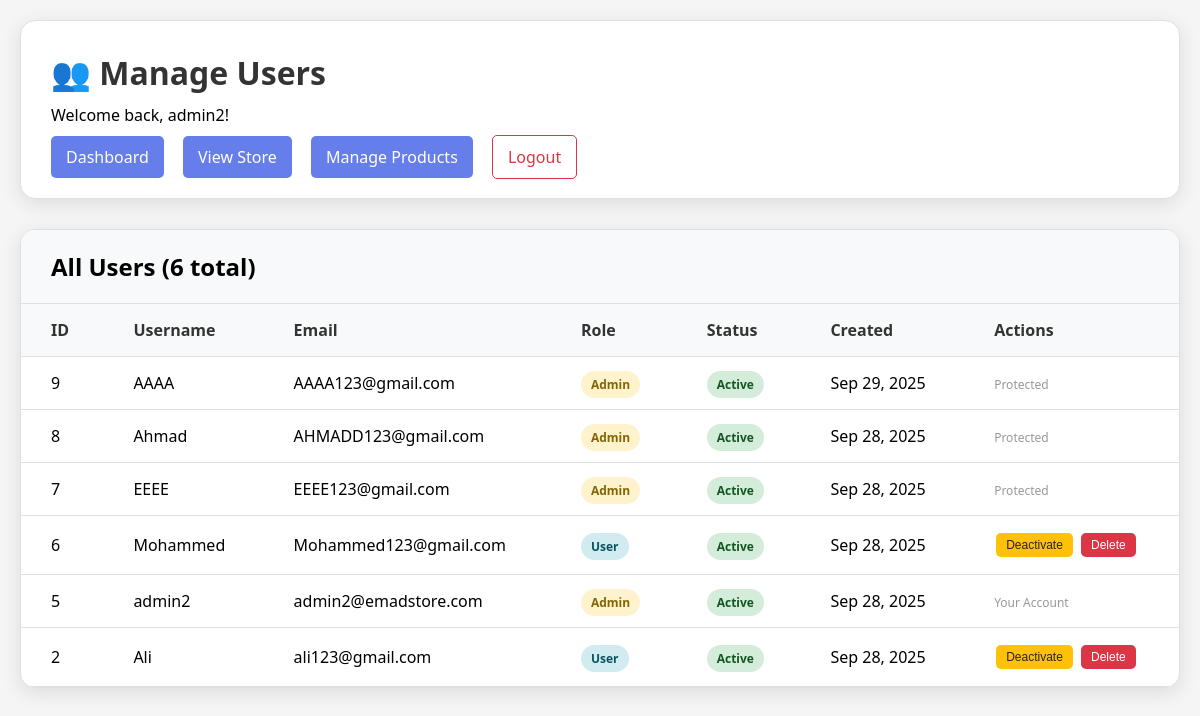
Page /manage_users.php (signed in) on the committed database.
### tables this page shows
CREATE TABLE `users` (
  `id` int(11) NOT NULL,
  `username` varchar(50) NOT NULL,
  `email` varchar(100) NOT NULL,
  `password` varchar(255) NOT NULL,
  `role` enum('user','admin') DEFAULT 'user',
  `is_active` tinyint(1) DEFAULT 1,
  `remember_token` varchar(255) DEFAULT NULL,
  `created_at` timestamp NOT NULL DEFAULT current_timestamp(),
  `updated_at` timestamp NOT NULL DEFAULT current_timestamp() ON UPDATE current_timestamp()
);

### manage_users.php (the view, shortened to what this page needs)
<?php
require "auth.php";
try {
    $stmt = $pdo->query("SELECT * FROM users ORDER BY created_at DESC");
    $users = $stmt->fetchAll();
} catch (PDOException $e) {
    $users = [];
    $message = "❌ Error loading users: " . $e->getMessage();
}
?>
<!DOCTYPE html>
<html lang="en">
<head>
</head>
<body>
    <div class="container">
        <div class="header">
            <h1>👥 Manage Users</h1>
            <p>Welcome back, <?= htmlspecialchars($_SESSION['username']) ?>!</p>
            <div class="nav-links">
                <a href="dashboard.php">Dashboard</a>
                <a href="home.php">View Store</a>
                <a href="manage_products.php">Manage Products</a>
                <a href="logout.php" class="logout-link">Logout</a>
            </div>
        </div>
        <div class="users-table">
            <h2>All Users (<?= count($users) ?> total)</h2>
            <?php if (count($users) > 0): ?>
            <table>
                <thead>
                    <tr>
                        <th>ID</th>
                        <th>Username</th>
                        <th>Email</th>
                        <th>Role</th>
                        <th>Status</th>
                        <th>Created</th>
                        <th>Actions</th>
                    </tr>
                </thead>
                <tbody>
                    <?php foreach ($users as $user): ?>
                    <tr>
                        <td><?= $user['id'] ?></td>
                        <td><?= htmlspecialchars($user['username']) ?></td>
                        <td><?= htmlspecialchars($user['email']) ?></td>
                        <td>
                            <?php if ($user['role'] === 'admin'): ?>
                                <span class="role admin">Admin</span>
                            <?php else: ?>
                                <span class="role user">User</span>
                            <?php endif; ?>
                        </td>
                        <td>
                            <?php if ($user['is_active']): ?>
                                <span class="status active">Active</span>
                            <?php else: ?>
                                <span class="status inactive">Inactive</span>
                            <?php endif; ?>
                        </td>
                        <td><?= date('M j, Y', strtotime($user['created_at'])) ?></td>
                        <td>
                            <?php if ($user['id'] !== $_SESSION['user_id'] && $user['role'] !== 'admin'): ?>
                                <form method="post" style="display: inline;">
                                    <button type="submit" class="btn btn-warning">
                                        <?= $user['is_active'] ? 'Deactivate' : 'Activate' ?>
                                    </button>
                                </form>
                                <form method="post" style="display: inline;" onsubmit="return confirm('Are you sure you want to delete this user?')">
                                    <button type="submit" class="btn btn-danger">Delete</button>
                                </form>
                            <?php else: ?>
                                <span style="color: #999; font-size: 12px;">
                                    <?= $user['id'] === $_SESSION['user_id'] ? 'Your Account' : 'Protected' ?>
                                </span>
                            <?php endif; ?>
                        </td>
                    </tr>
                    <?php endforeach; ?>
                </tbody>
            </table>
            <?php else: ?>
                <div style="padding: 30px; text-align: center; color: #666;">
                    <p>No users found.</p>
                </div>
            <?php endif; ?>
        </div>
    </div>
</body>
</html>

### manage_users.php (style rules this page uses)
* { margin: 0; padding: 0; box-sizing: border-box; }
body { background: #f5f5f5 !important; font-family: 'Segoe UI', Tahoma, Geneva, Verdana, sans-serif !important; min-height: 100vh; }
.container { max-width: 1200px; margin: 0 auto; padding: 20px; }
.header { background: white !important; padding: 30px; border-radius: 15px; margin-bottom: 30px; box-shadow: 0 5px 20px rgba(0,0,0,0.1) !important; border: 1px solid #e0e0e0; }
.header h1 { margin: 0 0 10px 0; color: #333; }
.nav-links { margin-top: 20px; }
.nav-links a { margin-right: 15px; padding: 10px 15px; background: #667eea; color: white; text-decoration: none; border-radius: 5px; transition: background 0.3s ease; }
.logout-link { color: #dc3545 !important; background: transparent !important; border: 1px solid #dc3545 !important; }
.users-table { background: white !important; border-radius: 15px; box-shadow: 0 5px 20px rgba(0,0,0,0.1) !important; border: 1px solid #e0e0e0; overflow: hidden; }
.users-table h2 { padding: 20px 30px; margin: 0; background: #f8f9fa; border-bottom: 1px solid #e0e0e0; }
table { width: 100%; border-collapse: collapse; }
th, td { padding: 15px 30px; text-align: left; border-bottom: 1px solid #e0e0e0; }
th { background: #f8f9fa; font-weight: 600; color: #333; }
.status { padding: 5px 10px; border-radius: 20px; font-size: 12px; font-weight: 600; }
.status.active { background: #d4edda; color: #155724; }
.role { padding: 5px 10px; border-radius: 20px; font-size: 12px; font-weight: 600; }
.role.admin { background: #fff3cd; color: #856404; }
.role.user { background: #d1ecf1; color: #0c5460; }
.btn { padding: 5px 10px; border: none; border-radius: 5px; cursor: pointer; text-decoration: none; display: inline-block; margin: 2px; font-size: 12px; transition: all 0.3s ease; }
.btn-danger { background: #dc3545; color: white; }
.btn-warning { background: #ffc107; color: #212529; }

### rows in the picture
users: id "9", username "AAAA", email "AAAA123@gmail.com", role "Admin", is_active "Active", created_at "Sep 29, 2025"
users: id "8", username "Ahmad", email "AHMADD123@gmail.com", role "Admin", is_active "Active", created_at "Sep 28, 2025"
users: id "7", username "EEEE", email "EEEE123@gmail.com", role "Admin", is_active "Active", created_at "Sep 28, 2025"
users: id "6", username "Mohammed", email "Mohammed123@gmail.com", role "User", is_active "Active", created_at "Sep 28, 2025"
users: id "5", username "admin2", email "admin2@emadstore.com", role "Admin", is_active "Active", created_at "Sep 28, 2025", shows "Your Account"
users: id "2", username "Ali", email "ali123@gmail.com", role "User", is_active "Active", created_at "Sep 28, 2025"

### other values in the picture
$_SESSION['username'] "admin2"
count($users) "6"
